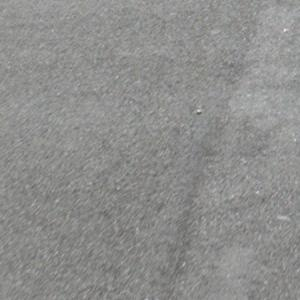
#> input picture 30925_img.jpg, 300 x 300 px, given in place of 0_img.jpg, which was not available
$ python Desize.py   (older library calls are emulated)
#> lines starting #> are read from the running program, lines starting #| are printed output that depends on the picture
# [10 lines of commented-out code are left out]
from PIL import Image
i = 0
while i < 416:
    tempStr = str(i) + "_img" + ".jpg"
    img = Image.open(tempStr)  # image extension *.png,*.jpg
#> img is the input picture: PIL image 300x300 RGB; mean R, G, B 142.1, 142.2, 140.7
    new_width = 1840
    new_height = 1380
    img = img.resize((new_width, new_height), Image.ANTIALIAS)
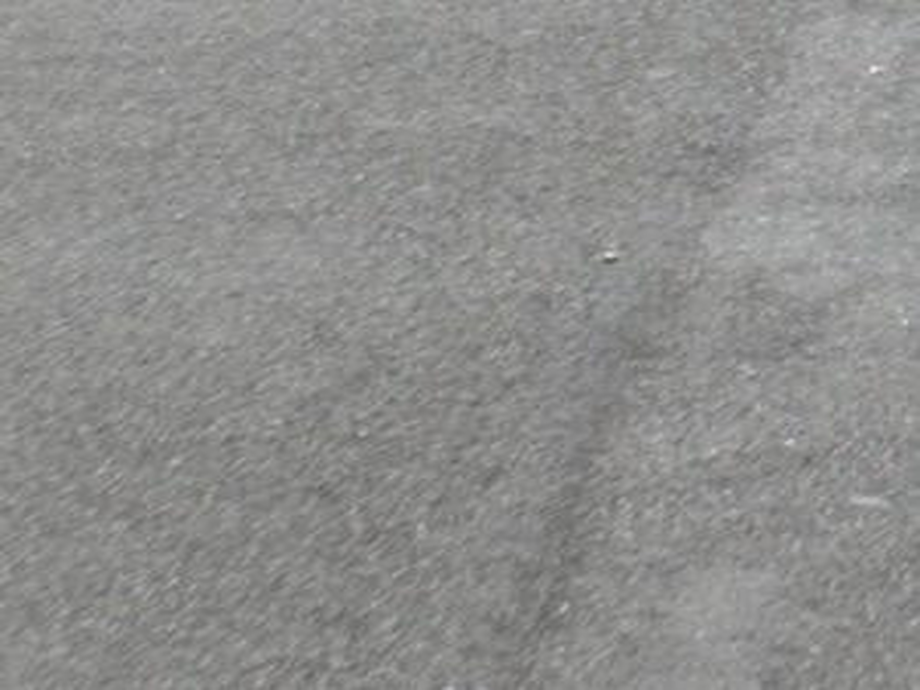
#> img: PIL image 1840x1380 RGB (shown at 1/2 size); mean R, G, B 142.1, 142.2, 140.7
    outputStr = "changed/" + tempStr
    img.save(outputStr)  # format may what u want ,*.png,*jpg,*.gif
    printStr = "processed " + tempStr
    print(printStr)
    i = i + 1
#> pass 2 of the loop `while i < 416:`:
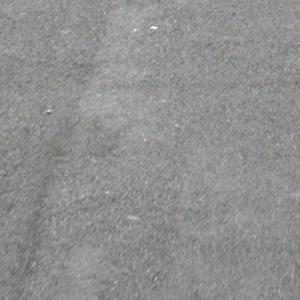
#> input picture 30926_img.jpg, 300 x 300 px, given in place of 1_img.jpg, which was not available
#> img is the input picture: PIL image 300x300 RGB; mean R, G, B 143.8, 143.9, 143
#> `img = img.resize((new_width, new_height), Image.ANTIALIAS)`:
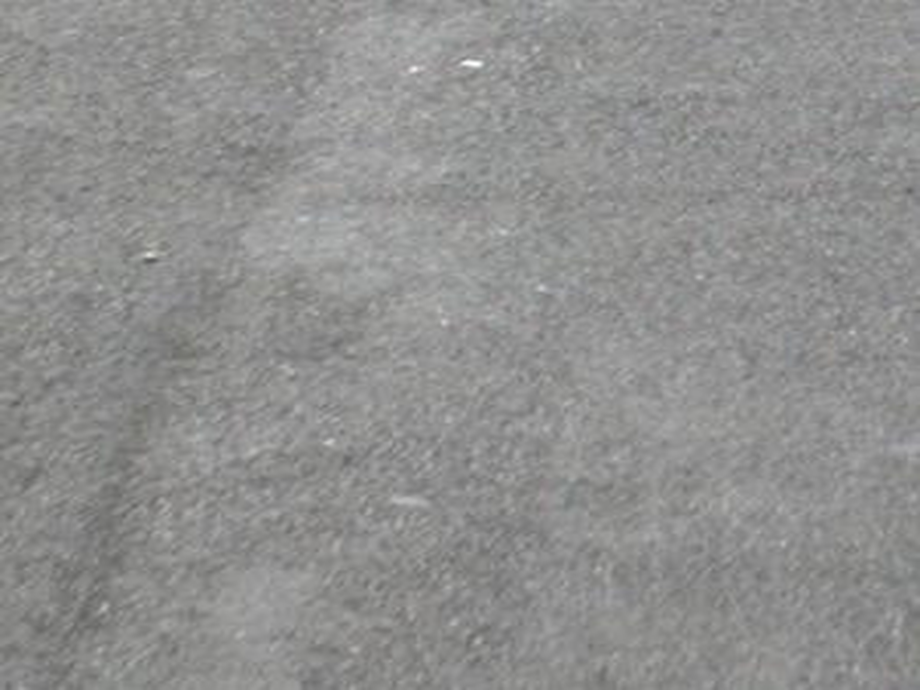
#> img: PIL image 1840x1380 RGB (shown at 1/2 size); mean R, G, B 143.8, 143.9, 143
#> (the run stopped early here; a loop or call above may not have finished)
